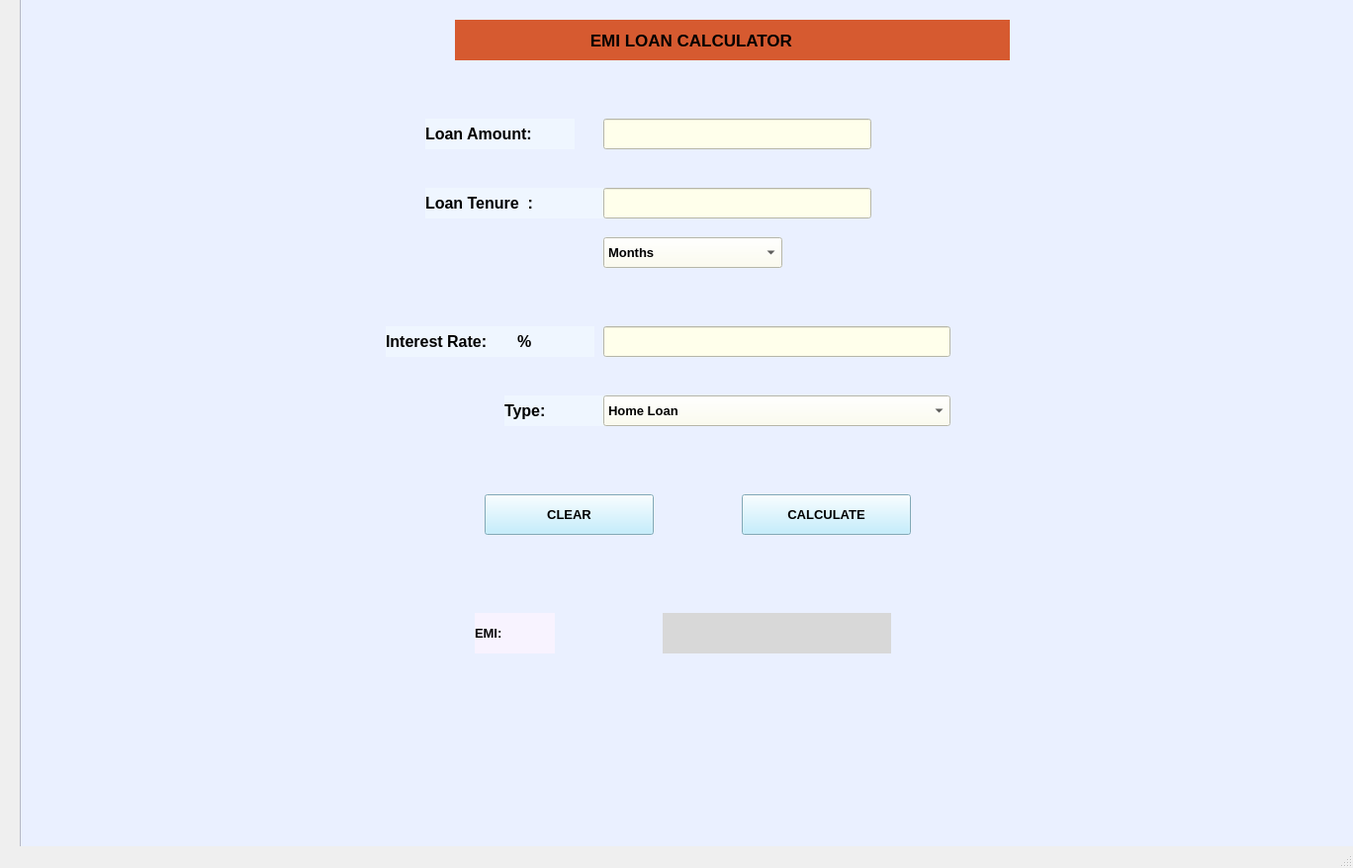
<?xml version="1.0" encoding="UTF-8"?>
<ui version="4.0">
 <class>emipage</class>
 <widget class="QMainWindow" name="emipage">
  <property name="geometry">
   <rect>
    <x>0</x>
    <y>0</y>
    <width>1368</width>
    <height>878</height>
   </rect>
  </property>
  <property name="maximumSize">
   <size>
    <width>1368</width>
    <height>878</height>
   </size>
  </property>
  <property name="windowTitle">
   <string>EMI Interest</string>
  </property>
  <widget class="QWidget" name="centralwidget">
   <widget class="QFrame" name="fa">
    <property name="geometry">
     <rect>
      <x>20</x>
      <y>-20</y>
      <width>1368</width>
      <height>878</height>
     </rect>
    </property>
    <property name="minimumSize">
     <size>
      <width>1368</width>
      <height>878</height>
     </size>
    </property>
    <property name="maximumSize">
     <size>
      <width>1368</width>
      <height>878</height>
     </size>
    </property>
    <property name="styleSheet">
     <string notr="true">background:rgb(234, 240, 255);</string>
    </property>
    <property name="frameShape">
     <enum>QFrame::StyledPanel</enum>
    </property>
    <property name="frameShadow">
     <enum>QFrame::Raised</enum>
    </property>
    <widget class="QLabel" name="label">
     <property name="geometry">
      <rect>
       <x>440</x>
       <y>40</y>
       <width>561</width>
       <height>41</height>
      </rect>
     </property>
     <property name="font">
      <font>
       <pointsize>13</pointsize>
       <weight>75</weight>
       <bold>true</bold>
       <underline>false</underline>
      </font>
     </property>
     <property name="styleSheet">
      <string notr="true">background:rgb(214, 90, 48)</string>
     </property>
     <property name="text">
      <string>                             EMI LOAN CALCULATOR</string>
     </property>
    </widget>
    <widget class="QLabel" name="label_2">
     <property name="geometry">
      <rect>
       <x>410</x>
       <y>140</y>
       <width>151</width>
       <height>31</height>
      </rect>
     </property>
     <property name="font">
      <font>
       <pointsize>12</pointsize>
       <weight>75</weight>
       <bold>true</bold>
      </font>
     </property>
     <property name="styleSheet">
      <string notr="true">background:rgb(239, 246, 255)</string>
     </property>
     <property name="text">
      <string>Loan Amount:       </string>
     </property>
    </widget>
    <widget class="QLineEdit" name="t1">
     <property name="geometry">
      <rect>
       <x>590</x>
       <y>140</y>
       <width>271</width>
       <height>31</height>
      </rect>
     </property>
     <property name="font">
      <font>
       <pointsize>10</pointsize>
       <weight>75</weight>
       <bold>true</bold>
      </font>
     </property>
     <property name="styleSheet">
      <string notr="true">background:rgb(255, 255, 235)</string>
     </property>
    </widget>
    <widget class="QLabel" name="label_3">
     <property name="geometry">
      <rect>
       <x>410</x>
       <y>210</y>
       <width>181</width>
       <height>31</height>
      </rect>
     </property>
     <property name="font">
      <font>
       <pointsize>12</pointsize>
       <weight>75</weight>
       <bold>true</bold>
      </font>
     </property>
     <property name="styleSheet">
      <string notr="true">background:rgb(239, 246, 255)</string>
     </property>
     <property name="text">
      <string>Loan Tenure  :</string>
     </property>
    </widget>
    <widget class="QLineEdit" name="t2">
     <property name="geometry">
      <rect>
       <x>590</x>
       <y>210</y>
       <width>271</width>
       <height>31</height>
      </rect>
     </property>
     <property name="font">
      <font>
       <pointsize>10</pointsize>
       <weight>75</weight>
       <bold>true</bold>
      </font>
     </property>
     <property name="styleSheet">
      <string notr="true">background:rgb(255, 255, 235)</string>
     </property>
    </widget>
    <widget class="QComboBox" name="c1">
     <property name="geometry">
      <rect>
       <x>590</x>
       <y>260</y>
       <width>181</width>
       <height>31</height>
      </rect>
     </property>
     <property name="font">
      <font>
       <pointsize>10</pointsize>
       <weight>75</weight>
       <bold>true</bold>
      </font>
     </property>
     <property name="styleSheet">
      <string notr="true">background:rgb(255, 255, 235)</string>
     </property>
     <item>
      <property name="text">
       <string>Months</string>
      </property>
     </item>
     <item>
      <property name="text">
       <string>Years</string>
      </property>
     </item>
    </widget>
    <widget class="QLabel" name="label_4">
     <property name="geometry">
      <rect>
       <x>370</x>
       <y>350</y>
       <width>211</width>
       <height>31</height>
      </rect>
     </property>
     <property name="font">
      <font>
       <pointsize>12</pointsize>
       <weight>75</weight>
       <bold>true</bold>
      </font>
     </property>
     <property name="styleSheet">
      <string notr="true">background:rgb(239, 246, 255)</string>
     </property>
     <property name="text">
      <string>Interest Rate:       %</string>
     </property>
    </widget>
    <widget class="QLineEdit" name="lineEdit_3">
     <property name="geometry">
      <rect>
       <x>590</x>
       <y>350</y>
       <width>351</width>
       <height>31</height>
      </rect>
     </property>
     <property name="font">
      <font>
       <pointsize>10</pointsize>
       <weight>75</weight>
       <bold>true</bold>
      </font>
     </property>
     <property name="styleSheet">
      <string notr="true">background:rgb(255, 255, 235)</string>
     </property>
    </widget>
    <widget class="QLabel" name="label_5">
     <property name="geometry">
      <rect>
       <x>490</x>
       <y>420</y>
       <width>101</width>
       <height>31</height>
      </rect>
     </property>
     <property name="font">
      <font>
       <pointsize>12</pointsize>
       <weight>75</weight>
       <bold>true</bold>
      </font>
     </property>
     <property name="styleSheet">
      <string notr="true">background:rgb(239, 246, 255)</string>
     </property>
     <property name="text">
      <string>Type:</string>
     </property>
    </widget>
    <widget class="QComboBox" name="c2">
     <property name="geometry">
      <rect>
       <x>590</x>
       <y>420</y>
       <width>351</width>
       <height>31</height>
      </rect>
     </property>
     <property name="font">
      <font>
       <pointsize>10</pointsize>
       <weight>75</weight>
       <bold>true</bold>
      </font>
     </property>
     <property name="styleSheet">
      <string notr="true">background:rgb(255, 255, 235)</string>
     </property>
     <item>
      <property name="text">
       <string>Home Loan</string>
      </property>
     </item>
     <item>
      <property name="text">
       <string>Gold Loan</string>
      </property>
     </item>
     <item>
      <property name="text">
       <string>Car Loan</string>
      </property>
     </item>
     <item>
      <property name="text">
       <string>Private Loan</string>
      </property>
     </item>
    </widget>
    <widget class="QPushButton" name="b1">
     <property name="geometry">
      <rect>
       <x>470</x>
       <y>520</y>
       <width>171</width>
       <height>41</height>
      </rect>
     </property>
     <property name="font">
      <font>
       <pointsize>10</pointsize>
       <weight>75</weight>
       <bold>true</bold>
      </font>
     </property>
     <property name="styleSheet">
      <string notr="true">background:rgb(180, 235, 255)</string>
     </property>
     <property name="text">
      <string>CLEAR</string>
     </property>
    </widget>
    <widget class="QPushButton" name="b2">
     <property name="geometry">
      <rect>
       <x>730</x>
       <y>520</y>
       <width>171</width>
       <height>41</height>
      </rect>
     </property>
     <property name="font">
      <font>
       <pointsize>10</pointsize>
       <weight>75</weight>
       <bold>true</bold>
      </font>
     </property>
     <property name="styleSheet">
      <string notr="true">background:rgb(180, 235, 255)</string>
     </property>
     <property name="text">
      <string>CALCULATE</string>
     </property>
    </widget>
    <widget class="QLabel" name="label_6">
     <property name="geometry">
      <rect>
       <x>460</x>
       <y>640</y>
       <width>81</width>
       <height>41</height>
      </rect>
     </property>
     <property name="font">
      <font>
       <pointsize>10</pointsize>
       <weight>75</weight>
       <bold>true</bold>
      </font>
     </property>
     <property name="styleSheet">
      <string notr="true">background:rgb(248, 243, 255)</string>
     </property>
     <property name="text">
      <string>EMI:</string>
     </property>
    </widget>
    <widget class="QLabel" name="ANSWER">
     <property name="geometry">
      <rect>
       <x>650</x>
       <y>640</y>
       <width>231</width>
       <height>41</height>
      </rect>
     </property>
     <property name="font">
      <font>
       <pointsize>10</pointsize>
       <weight>75</weight>
       <bold>true</bold>
      </font>
     </property>
     <property name="styleSheet">
      <string notr="true">
background-color: rgb(216, 216, 216);</string>
     </property>
     <property name="text">
      <string/>
     </property>
    </widget>
   </widget>
  </widget>
  <widget class="QMenuBar" name="menubar">
   <property name="geometry">
    <rect>
     <x>0</x>
     <y>0</y>
     <width>1368</width>
     <height>26</height>
    </rect>
   </property>
  </widget>
  <widget class="QStatusBar" name="statusbar"/>
 </widget>
 <resources/>
 <connections/>
</ui>
